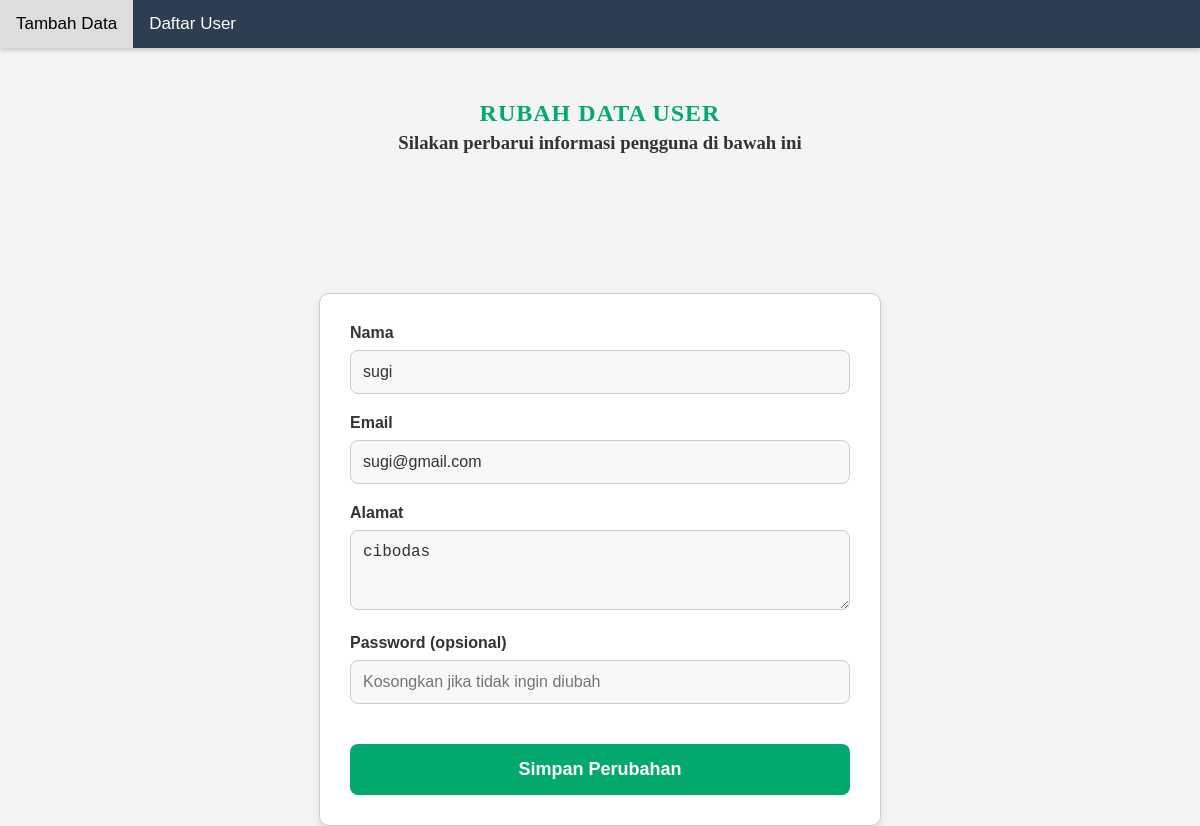
The app's page /view/v_ubah_data_pelanggan.php?id_user=9 (signed in) with its own data.
### tables this page shows
CREATE TABLE `user` (
  `id_user` int(11) NOT NULL,
  `nama` varchar(100) NOT NULL,
  `email` varchar(100) NOT NULL,
  `password` varchar(255) NOT NULL,
  `alamat` text NOT NULL,
  `jenis_kelamin` enum('laki-laki','perempuan') NOT NULL,
  `role` varchar(50) NOT NULL
);

### model/m_koneksi.php (called while the page is built, shortened)
<?php
class Koneksi {
    private $host = "localhost",
            $username = "root",
            $pass = "",
            $db = "parfum",
            $port = "";
    function __construct() {
        $this->koneksi = mysqli_connect(
            $this->host,
            $this->username,
            $this->pass,
            $this->db
        );
    }
}

### model/m_pelanggan.php (called while the page is built, shortened)
<?php
include_once 'm_koneksi.php';
class m_pelanggan{
function get_by_id($id) {
  $koneksi = new koneksi();
  $query = "SELECT * FROM user WHERE id_user = '$id'";
  return mysqli_query($koneksi->koneksi, $query);
}
}

### view/v_ubah_data_pelanggan.php (the view, shortened to what this page needs)
<?php
include_once '../model/m_pelanggan.php';
$pelanggan = new m_pelanggan();
if (isset($_GET['id_user'])) {
    $id_user = $_GET['id_user'];
    $data = $pelanggan->get_by_id($id_user);
    $pelanggans = mysqli_fetch_assoc($data);
} else {
    echo "<script>alert('ID pengguna tidak ditemukan!'); window.location='v_tampil_data_pelanggan.php';</script>";
    exit;
}
?>
<!DOCTYPE html>
<html lang="id">
<head>
</head>
<body>
  <div class="navbar">
      <a href="v_tambah_data_pelanggan.php">Tambah Data</a>
      <a href="v_tampil_data_pelanggan.php">Daftar User</a>
  </div>
  <h2>Rubah Data User</h2>
  <h3>Silakan perbarui informasi pengguna di bawah ini</h3>
  <div class="form-container">
    <form action="../controller/c_pelanggan.php?aksi=edit" method="post">
      <div class="form-group">
        <label for="nama">Nama</label>
        <input type="text" id="nama" name="nama" value="<?= $pelanggans['nama']; ?>" required>
      </div>
      <div class="form-group">
        <label for="email">Email</label>
        <input type="email" id="email" name="email" value="<?= $pelanggans['email']; ?>" required>
      </div>
      <div class="form-group">
        <label for="alamat">Alamat</label>
        <textarea id="alamat" name="alamat" rows="3" required><?= $pelanggans['alamat']; ?></textarea>
      </div>
      <div class="form-group">
        <label for="password">Password (opsional)</label>
        <input type="password" id="password" name="password" placeholder="Kosongkan jika tidak ingin diubah">
      </div>
      <button type="submit" class="button-submit">Simpan Perubahan</button>
    </form>
  </div>
</body>
</html>

### view/v_ubah_data_pelanggan.php (style rules this page uses)
body { background-color: #f4f4f4; font-family: Arial, sans-serif; margin: 0; padding-top: 0px; display: flex; flex-direction: column; align-items: center; }
.navbar { background-color: #2c3e50; overflow: hidden; width: 100%; position: fixed; top: 0; z-index: 1000; box-shadow: 0 2px 5px rgba(0, 0, 0, 0.2); }
.navbar a { float: left; color: white; text-align: center; padding: 14px 16px; text-decoration: none; font-size: 17px; }
.form-container { width: 500px; padding: 30px; border: 1px solid #ccc; border-radius: 10px; background-color: white; box-shadow: 0 4px 8px rgba(0, 0, 0, 0.1); margin-top: 120px; }
h2 { text-align: center; color: #04AA6D; font-family: Comic Sans MS; margin-top: 100px; margin-bottom: 0; text-transform: uppercase; letter-spacing: 1px; }
h3 { text-align: center; color: #333; font-family: Comic Sans MS; margin-top: 5px; }
.form-group { margin-bottom: 20px; }
label { color: #333; display: block; margin-bottom: 8px; font-weight: bold; }
input[type="text"], input[type="password"], input[type="email"], select, textarea { width: 100%; padding: 12px; border: 1px solid #ccc; border-radius: 8px; box-sizing: border-box; background-color: #f8f8f8; color: #333; font-size: 16px; transition: border-color 0.3s; }
.button-submit { background-color: #04AA6D; color: white; border: none; width: 100%; padding: 15px; margin-top: 20px; font-size: 18px; font-weight: bold; cursor: pointer; border-radius: 8px; transition: background-color 0.3s, transform 0.3s; }

### records on screen
user: nama "sugi", email "sugi@gmail.com", alamat "cibodas"
